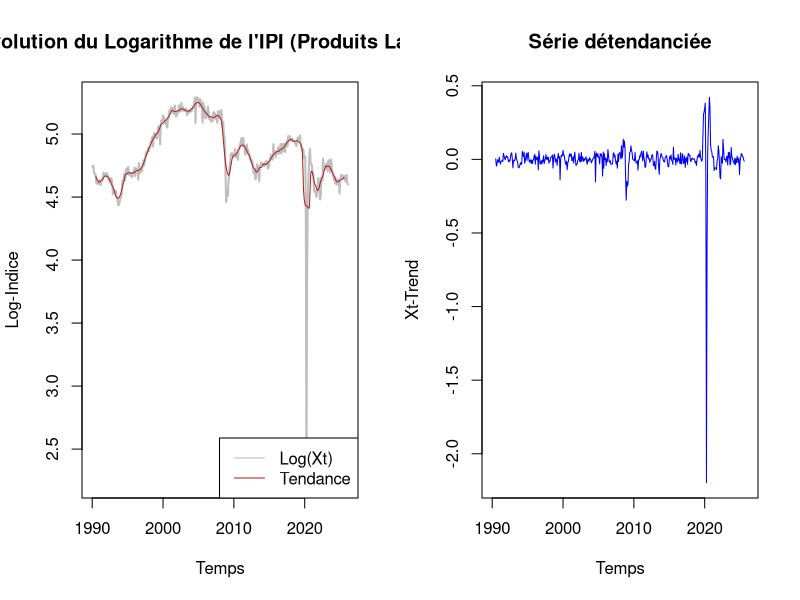
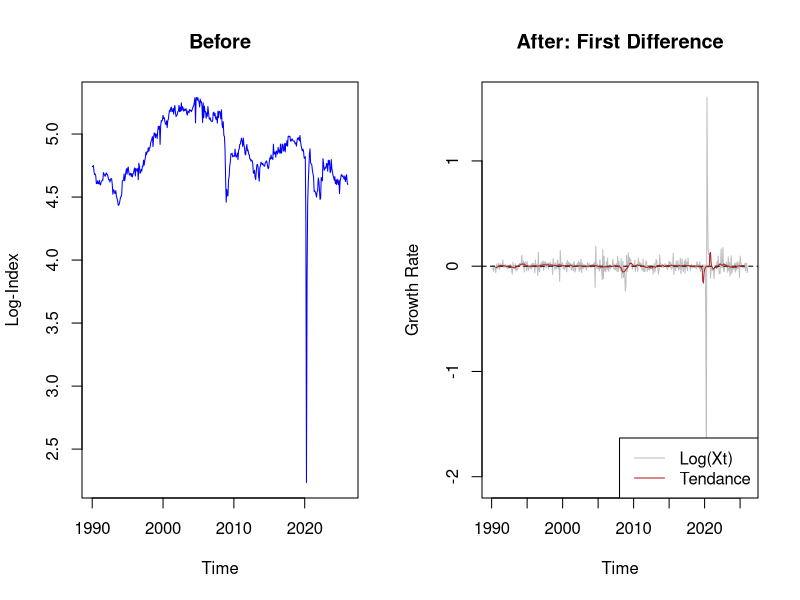
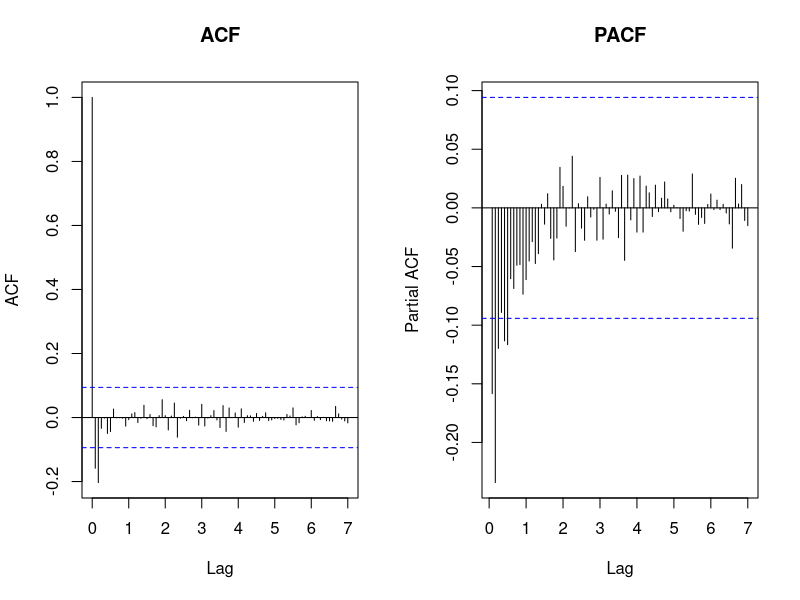
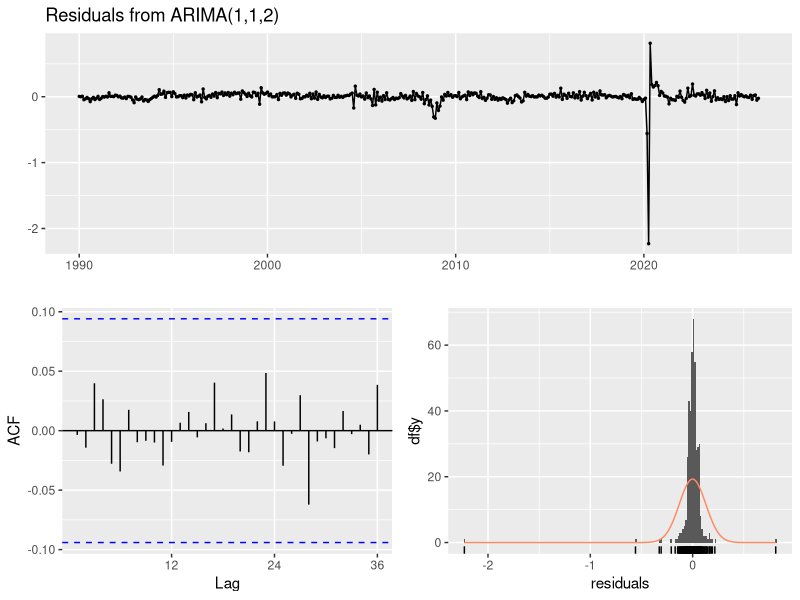

Recreate these plots in R, in order.
## ---- chunk 1
    library(readr)
    # Importation de la base
    base <- read_delim("valeurs_mensuelles.csv", delim = ";", skip = 3)

    colnames(base) <- c("t", "Xt", "status")

    # Conversion en Date (Format YYYY-MM)
    base$t <- as.Date(paste0(base$t, "-01"), format="%Y-%m-%d")
    base$Xt <- as.numeric(base$Xt)
    base$status <- as.character(base$status)

    # On réordonne la série
    base <- base[order(base$t), ]
    str(base)

## ---- chunk 2
#install.packages("forecast")
library(forecast)

# Passage au logarithme
xt <- ts(base$Xt, start = c(1990, 1), frequency = 12)
lxt <- log(xt)

# Extraction du mouvement de fond 

trend <- ma(lxt, order = 12, centre = TRUE)

par(mfrow=c(1,2))
# Visualisation propre
plot(lxt, 
     main = "Evolution du Logarithme de l'IPI (Produits Laitiers)",
     ylab = "Log-Indice", 
     xlab = "Temps",
     col = "gray",
     lwd = 2)

lines(trend, col = "firebrick", lwd = 1) 

legend("bottomright", 
       legend = c("Log(Xt)", "Tendance"),
       col = c("gray", "firebrick"), 
       lty = 1, 
       lwd = c(1, 1))

# Visualisation de la série tedantanciée
plot(lxt-trend, 
     main = "Série détendanciée",
     ylab = "Xt-Trend", 
     xlab = "Temps",
     col = "blue",
     lwd = 1)

## ---- chunk 3
#install.packages("tseries")
library(urca)
library(tseries)

#--- 1. TEST AUGMENTED DICKEY-FULLER (ADF) ---
adf_trend <- ur.df(lxt, type = "trend", lags = 12, selectlags = "BIC")
summary(adf_trend)

## ---- chunk 4
# Modèle avec constante uniquement (Type = "drift")
adf_drift <- ur.df(lxt, type = "drift", lags = 12, selectlags = "BIC")
summary(adf_drift)


## ---- chunk 5
# Modèle sans constante ni tendance (Type = "none")
adf_none <- ur.df(lxt, type = "none", lags = 12, selectlags = "BIC")
summary(adf_none)

## ---- chunk 6
pp_test <- ur.pp(lxt, type = "Z-tau", model = "constant", lags = "short") 
summary(pp_test)

## ---- chunk 7
kpss_test <- ur.kpss(lxt, type="mu", lags="short", use.lag = 12)
summary(kpss_test)

## ---- chunk 8
# Création de la série différenciée (Le "W_t" de ton cours)
dlxt <- diff(lxt)

# Graphique comparatif (Question 3)
par(mfrow = c(1, 2)) # Pour afficher les deux l'un au-dessus de l'autre
plot(lxt, main = "Before", col = "blue", ylab = "Log-Index")
plot(dlxt, main = "After: First Difference", col = "gray", ylab = "Growth Rate")
abline(h = 0, lty = 2) # Ajoute une ligne à zéro pour voir la stationnarité en moyenne

lines(ma(dlxt, order = 12, centre = TRUE), col = "firebrick", lwd = 1) 

legend("bottomright", 
       legend = c("Log(Xt)", "Tendance"),
       col = c("gray", "firebrick"), 
       lty = 1, 
       lwd = c(1, 1))

## ---- chunk 9
# Visualisation des corrélogrammes
par(mfrow = c(1, 2))
acf(dlxt, main = "ACF", lag.max = 84)
pacf(dlxt, main = "PACF", lag.max = 84)
## ---- chunk 10
# Recherche exhaustive (Grid Search interne)
fit_best <- auto.arima(lxt, 
                       d = 1,           # Fixé car on a déjà fait le test ADF
                       max.p = 2, 
                       max.q = 3, 
                       max.P = 2, 
                       max.Q = 2, 
                       max.D = 1, 
                       stepwise = FALSE,
                       approximation = FALSE,
                       ic = "aic")

# Résumé du grand gagnant
summary(fit_best)

## ---- chunk 11
checkresiduals(fit_best)
